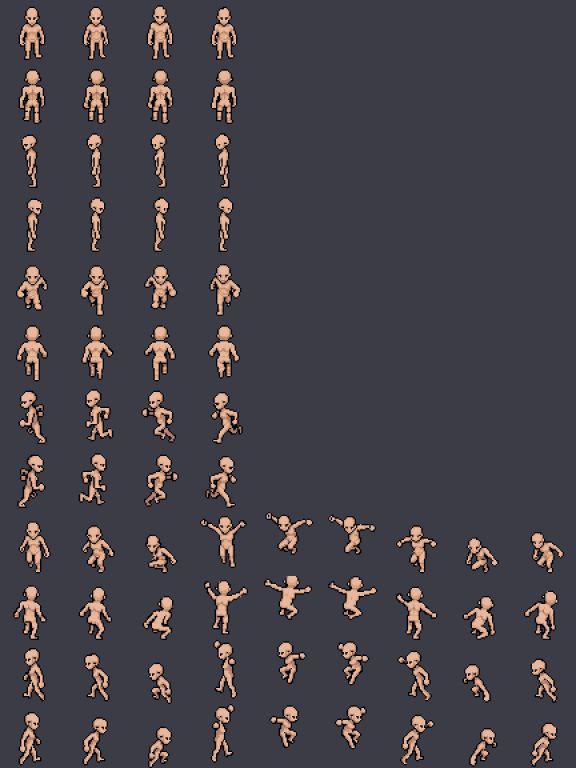
#> input picture art/gear_src/body_plain_4x.png, 1728 x 2304 px, given in place of player_new.png, which was not available (shown at 1/3 size)
$ python -i gen_body_sheet.py   (imports and definitions only)
#> lines starting #> are read from the running program, lines starting #| are printed output that depends on the picture; pictures that were not available may be replaced by others from this repository, and a replacement may not be noted
"""Dresses the player in gear drawn in 4 directions, using the body-part map, and bakes it into
every frame of the body like the robe sheet (art/player_new_robe.png).

    python3 tools/gen_body_sheet.py art/gear_src/iron_chestplate_4dir.png art/player_iron_chestplate.png [parts]

parts: which body pieces the gear covers, comma separated (default "chest"; e.g. "chest,arms" for
a shirt with sleeves, "head" for a hood). Pieces: head, chest, arms, legs, feet.

INPUT: 192x48 PNG, four 48x48 frames: down (front), up (back), left, right, each drawn over the
first idle frame of that facing in art/player_new.png (the standing pose).
MAP: art/gear_src/body_parts.png (see tools/gen_part_map.py) says, for every pixel of every frame,
which piece of the body it is, either with one plain colour per piece (then each piece is split
into quarters at its middle automatically) or with quarter colours painted by hand where a pose
needs steering (top-left, top-right, bottom-left, bottom-right as seen on screen). Both can be
mixed in the same file, even in the same frame for different pieces.

How each pixel is painted: a covered pixel is in some quarter of a piece; its position inside that
quarter (how far across, how far down) is looked up at the same position inside the same quarter
of the standing frame, and gets the gear's colour from there. So each quarter of the gear is
stretched onto the matching quarter of the body in every pose, keeping the gear's own colours.
Pixels where the gear has nothing drawn stay as they are (bare skin).

OUTPUT: a full player sheet, same layout as art/player_new.png. A preview is written to
<input name>_preview.png.
"""
import json
import os
import sys
import numpy as np
from PIL import Image

BASE = "art/player_new.png"
FRAMES = [4, 4, 9]                    # idle, run, jump
FACINGS = ["down", "up", "left", "right"]
CELL = 48
SEARCH = 16
SQUASH = [1.0, 0.9, 0.8]
UNSURE = 0.30
DARK = 70                              # luminance below this is an outline / inner line


def lum(a):
    return 0.3 * a[..., 0] + 0.59 * a[..., 1] + 0.11 * a[..., 2]


def frame(sheet, row, col):
    return np.array(sheet.crop((col * CELL, row * CELL, col * CELL + CELL, row * CELL + CELL))).astype(np.float64)


# [56 lines left out: functions squash, shift, fit, components, not called in this run]


MAP = "art/gear_src/body_parts.png"
PARTS = ["head", "chest", "arms", "legs", "feet"]


# [134 lines left out: functions read_map, without_specks, body_axes, local, dress, main, not called in this run]


# [5 lines not run here, left out]

>>> result = main('../art/gear_src/body_plain_4x.png', 'out.png')
#> in main, sheet is the input picture: PIL image 1728x2304 RGBA; mean R, G, B, A 69.5, 65.7, 72.6, 255
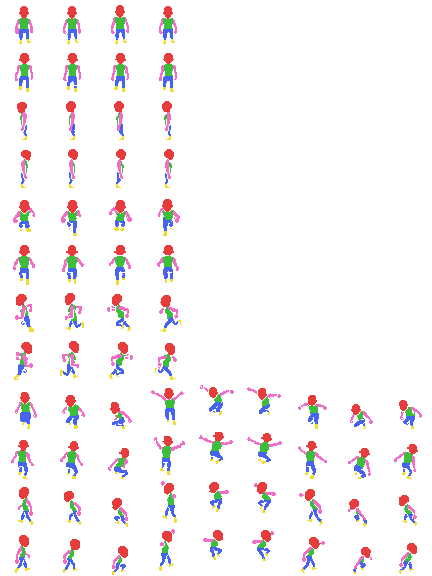
#> input picture art/gear_src/body_parts.png, 432 x 576 px, found by its file name
#> in main, map_img is the input picture: PIL image 432x576 RGBA; mean R, G, B, A 13, 9.1, 10.3, 20.2
#> in main, `preview = Image.new("RGBA", sheet.size, (90, 140, 90, 255))`:
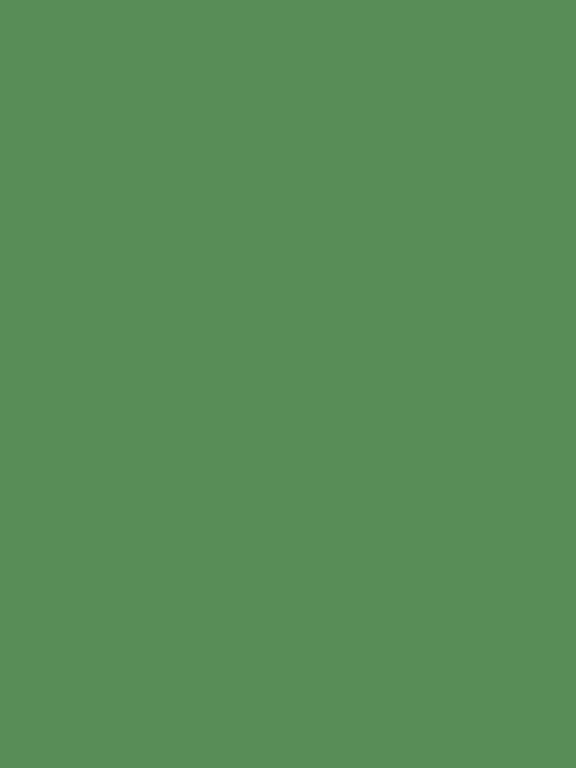
#> preview: PIL image 1728x2304 RGBA (shown at 1/3 size); mean R, G, B, A 90, 140, 90, 255
#> the loop in main, `for fi, facing in enumerate(FACINGS):` made 4 passes
#> pass 1, in main, `gear = np.array(gear_img.crop((fi * CELL, 0, fi * CELL + CELL, CELL)))..`:
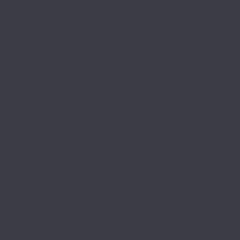
#> gear: shape (48, 48, 4) float64 (shown 5 times larger); mean R, G, B, A 60, 60, 70, 255
#> pass 1, in read_map, `m = frame(map_img, row, col)`:
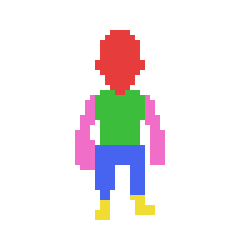
#> m: shape (48, 48, 4) float64 (shown 5 times larger); mean R, G, B, A 24.5, 19.8, 20.8, 40.8; transparent parts drawn white
#> pass 1, in main, `spart, sq = read_map(map_img, fi, 0)`:
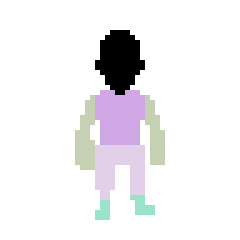
#> spart: shape (48, 48) int32 (shown 5 times larger); 6 distinct labels, from -1 to 4; one colour per label, 0 black, -1 white
#> after the loop in main, `for fi, facing in enumerate(FACINGS):`:
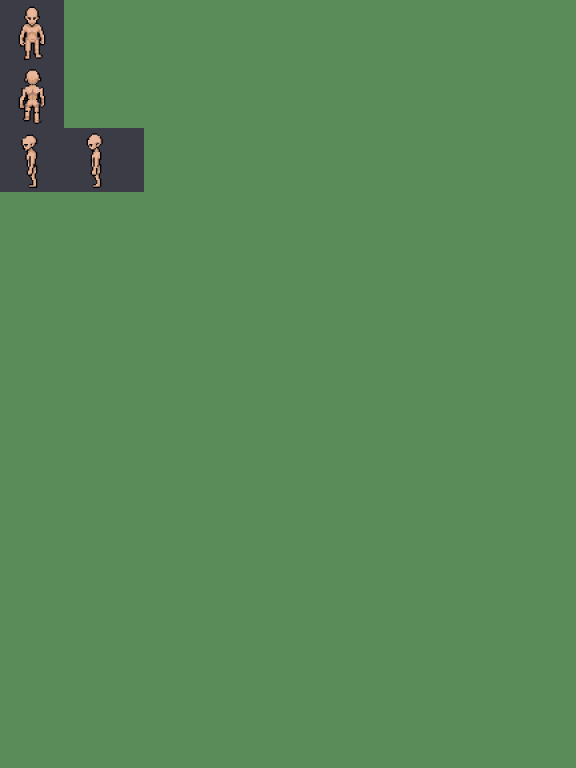
#> preview: PIL image 1728x2304 RGBA (shown at 1/3 size); mean R, G, B, A 89.4, 137.2, 89.4, 255
